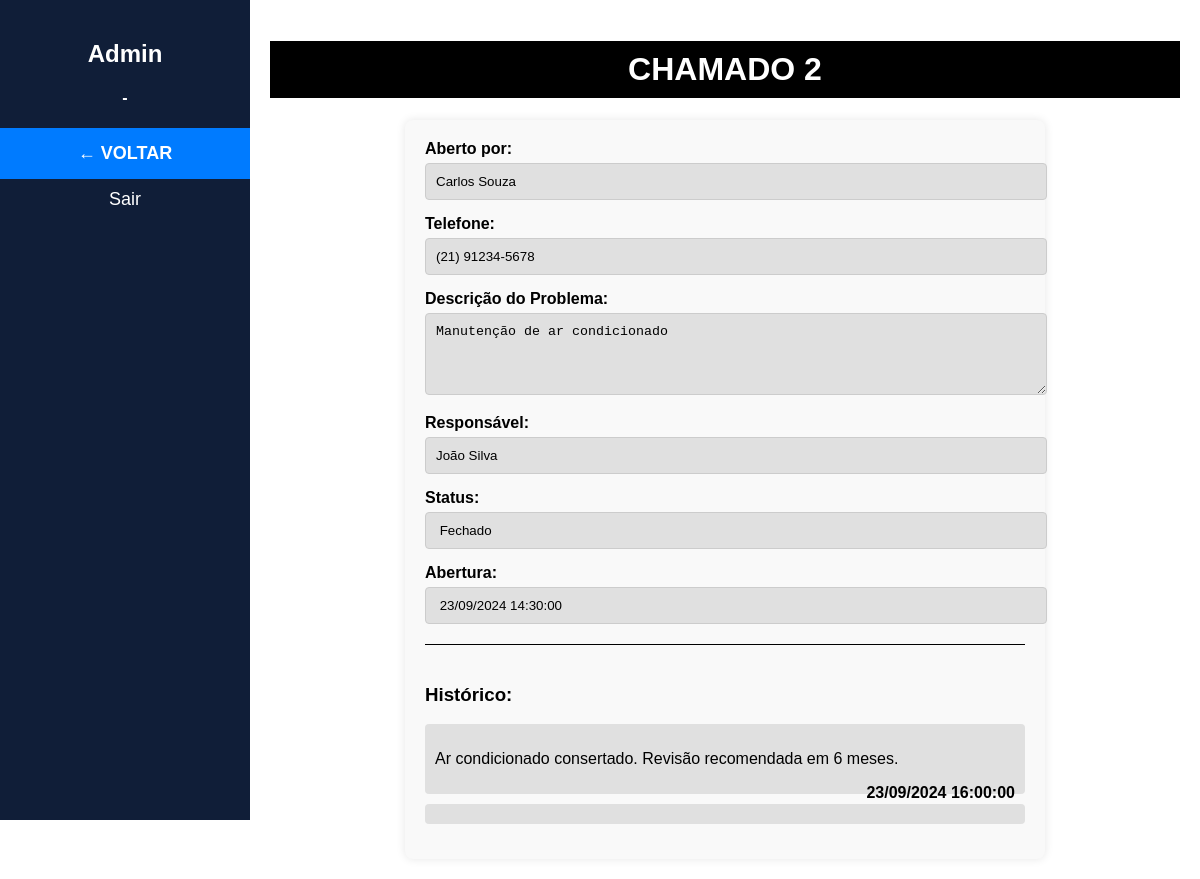
/logado/chamado.php?idChamado=2 (signed in), run on the app's committed database.
### tables this page shows
CREATE TABLE IF NOT EXISTS `tb_usuario` (
  `id_usuario` int UNSIGNED NOT NULL AUTO_INCREMENT,
  `id_condominio` int UNSIGNED NOT NULL,
  `nome` varchar(255) NOT NULL,
  `email` varchar(255) NOT NULL,
  `telefone` varchar(255) NOT NULL,
  `tipo_usuario` int UNSIGNED NOT NULL,
  `senha` varchar(255) NOT NULL,
  PRIMARY KEY (`id_usuario`),
  KEY `tb_usuario_FKIndex1` (`id_condominio`)
);

CREATE TABLE IF NOT EXISTS `tb_condominio` (
  `id_condominio` int UNSIGNED NOT NULL AUTO_INCREMENT,
  `nome` varchar(255) NOT NULL,
  `cep` varchar(255) NOT NULL,
  `rua` varchar(255) NOT NULL,
  `numero` int UNSIGNED NOT NULL,
  `cidade` varchar(255) NOT NULL,
  `estado` varchar(255) NOT NULL,
  PRIMARY KEY (`id_condominio`)
);

CREATE TABLE IF NOT EXISTS `tb_chamado` (
  `id_chamado` int UNSIGNED NOT NULL AUTO_INCREMENT,
  `id_tecnico` int UNSIGNED NOT NULL,
  `id_usuario_solicitante` int UNSIGNED NOT NULL,
  `descricao` varchar(255) NOT NULL,
  `dt_abertura` datetime NOT NULL,
  `status` int NOT NULL,
  `dt_fechamento` datetime DEFAULT NULL,
  PRIMARY KEY (`id_chamado`),
  KEY `tb_chamado_FKIndex1` (`id_usuario_solicitante`),
  KEY `tb_chamado_FKIndex2` (`id_tecnico`)
);

CREATE TABLE IF NOT EXISTS `tb_comentario` (
  `id_comentario` int UNSIGNED NOT NULL AUTO_INCREMENT,
  `id_tecnico` int UNSIGNED NOT NULL,
  `id_chamado` int UNSIGNED NOT NULL,
  `dt_comentario` datetime NOT NULL,
  `descricao` varchar(255) NOT NULL,
  PRIMARY KEY (`id_comentario`),
  KEY `tb_comentario_FKIndex1` (`id_chamado`),
  KEY `tb_comentario_FKIndex2` (`id_tecnico`)
);

### logado/chamado.php (the view, shortened to what this page needs)
<?php
    include('../conexao/conexao.php');
    $idChamado = $_GET['idChamado'];
    $query = "SELECT * FROM tb_chamado WHERE id_chamado = $idChamado";
    $result = mysqli_query($connection, $query);
    $row = mysqli_fetch_assoc($result);
    $data = new DateTime($row['dt_abertura']);
    $dataAbertura = $data->format('d/m/Y H:i:s');
    $descricao = $row['descricao'];
    $idSolicitante = $row['id_usuario_solicitante'];
    $idTecnico = $row['id_tecnico'];
    if($row['status'] == 1){
        $status = 'Pendente';
    }else if($row['status'] == 2){
        $status = 'Andamento';
    }else if($row['status'] == 3){
        $status = 'Fechado';
    }
    $query = "SELECT * FROM tb_usuario WHERE id_usuario = $idTecnico";
    $result = mysqli_query($connection, $query);
    $row = mysqli_fetch_assoc($result);
    $nomeTecnico = $row['nome'];
    $query = "SELECT * FROM tb_usuario WHERE id_usuario = $idSolicitante";
    $result = mysqli_query($connection, $query);
    $row = mysqli_fetch_assoc($result);
    $nomeSolicitante = $row['nome'];
    $telefone = $row['telefone']
?>
<!DOCTYPE html>
<html lang="pt-BR">
<head>
</head>
<body>
<div class="sidebar">
    <h2><?php
            $idUsuario = mysqli_real_escape_string($connection, $_SESSION['idUsuario']);
            $query = "SELECT * FROM tb_usuario WHERE id_usuario = $idUsuario";
            $result = mysqli_query($connection, $query);
            $row = mysqli_fetch_assoc($result);
            echo htmlspecialchars($row['nome']);
            $idCondominio = $row['id_condominio'];
        ?></h2>
    <h4 style="text-align: center;">
        <?php
            $query = "SELECT * FROM tb_condominio WHERE id_condominio = $idCondominio";
            $result = mysqli_query($connection, $query);
            $row = mysqli_fetch_assoc($result);
            echo htmlspecialchars($row['nome']);
        ?>
    </h4>
    <a href="inicial.php" class="back-btn">← VOLTAR</a>
    <a href="../conexao/logout.php">Sair</a>
</div>
    <form action="../conexao/task_editar_chamado.php?idChamado=<?php echo $idChamado; ?>&idTecnico=<?php echo $_SESSION['idUsuario']?>" method="POST" enctype="multipart/form-data">
    <div class="main-content">
        <h1>CHAMADO <?php echo $idChamado?></h1>
        <div class="form-container">
        <div class="form-group">
                <label for="aberto_por">Aberto por:</label>
                <input type="text" id="aberto_por" value="<?php echo $nomeSolicitante; ?>" readonly>
            </div>
            <div class="form-group">
                <label for="aberto_por">Telefone:</label>
                <input type="text" id="aberto_por" value="<?php echo $telefone; ?>" readonly>
            </div>
            <div class="form-group">
                <label for="descricao_problema">Descrição do Problema:</label>
                <textarea id="descricao_problema" rows="4" readonly><?php echo htmlspecialchars($descricao); ?></textarea>
            </div>
            <div class="form-group">
                <label for="responsavel">Responsável:</label>
                <input type="text" id="responsavel" value="<?php echo $nomeTecnico; ?>" readonly>
            </div>
            <div class="form-group">
                <label for="responsavel">Status:</label>
                <input type="text" id="responsavel" value=" <?php echo htmlspecialchars($status); ?>" readonly>
            </div>
            <div class="form-group">
                <label for="responsavel">Abertura:</label>
                <input type="text" id="responsavel" value=" <?php echo htmlspecialchars($dataAbertura); ?>" readonly>
            </div>
            <div class="historico-container">
                <h3>Histórico:</h3>
                <?php
                    $result = $conn->query("SELECT * FROM tb_comentario where id_chamado = $idChamado");
                    $count = $result->rowCount();
                    if ($count > 0) {
                        while ($row = $result->fetch(PDO::FETCH_OBJ)){
                            $data = new DateTime($row->dt_comentario);
                            $data = $data->format('d/m/Y H:i:s');
                ?>
                    <div class="historico-item">
                        <p><?php echo htmlspecialchars($row->descricao); ?></p>
                        <span><?php echo htmlspecialchars($data); ?></span>
                    </div>
                <?php
                        }
                    }
                ?>
                    <div class="historico-item">
                    </div>
            </div>
    </form>
</body>
</html>

### logado/chamado.php (style rules this page uses)
body { margin: 0; font-family: Arial, sans-serif; }
.sidebar { width: 250px; background-color: #101E38; height: 100vh; position: fixed; padding-top: 20px; }
.sidebar h2 { color: white; text-align: center; }
.sidebar h4 { color: white; }
.sidebar a { display: block; padding: 10px; color: white; text-decoration: none; text-align: center; font-size: 18px; }
.sidebar a.back-btn { background-color: #007BFF; color: #fff; padding: 15px; font-weight: bold; }
.main-content { margin-left: 250px; padding: 20px; }
.main-content h1 { background-color: #000; color: white; padding: 10px; text-align: center; }
.form-container { width: 600px; margin: 0 auto; padding: 20px; background-color: #f9f9f9; border-radius: 8px; box-shadow: 0 0 10px rgba(0, 0, 0, 0.1); }
.form-group { margin-bottom: 15px; }
.form-group label { display: block; font-weight: bold; margin-bottom: 5px; }
.form-group input[type="text"], .form-group textarea { width: 100%; padding: 10px; border: 1px solid #ccc; border-radius: 4px; background-color: #e0e0e0; pointer-events: none; }
.form-group textarea { resize: vertical; }
.historico-container { margin-top: 20px; border-top: 1px solid #000; padding-top: 20px; }
.historico-item { background-color: #e0e0e0; padding: 10px; margin-bottom: 10px; border-radius: 4px; }
.historico-item span { float: right; font-weight: bold; }

### data on the page
tb_usuario: nome "Admin"
tb_condominio: nome "-"
tb_usuario: nome "Carlos Souza", telefone "(21) 91234-5678"
tb_chamado: descricao "Manutenção de ar condicionado", status "Fechado", dt_abertura "23/09/2024 14:30:00"
tb_usuario: nome "João Silva"
tb_comentario: descricao "Ar condicionado consertado. Revisão recomendada em 6 meses.", dt_comentario "23/09/2024 16:00:00"

### other printed values
$idChamado "2"
